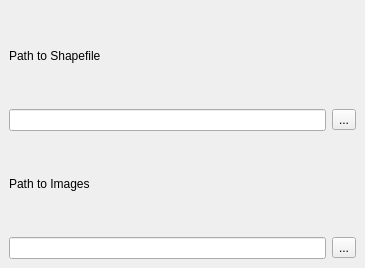
<?xml version="1.0" encoding="UTF-8"?>
<ui version="4.0">
 <class>PanoStreetViewDockWidgetBase</class>
 <widget class="QDockWidget" name="PanoStreetViewDockWidgetBase">
  <property name="geometry">
   <rect>
    <x>0</x>
    <y>0</y>
    <width>365</width>
    <height>268</height>
   </rect>
  </property>
  <property name="windowTitle">
   <string>PanoStreetView</string>
  </property>
  <widget class="QWidget" name="dockWidgetContents">
   <layout class="QGridLayout" name="gridLayout">
    <item row="0" column="0">
     <layout class="QVBoxLayout" name="verticalLayout_2">
      <item>
       <widget class="QLabel" name="label">
        <property name="text">
         <string>Path to Shapefile</string>
        </property>
       </widget>
      </item>
      <item>
       <layout class="QHBoxLayout" name="horizontalLayout">
        <item>
         <widget class="QLineEdit" name="le_shp"/>
        </item>
        <item>
         <widget class="QToolButton" name="tb_shp">
          <property name="text">
           <string>...</string>
          </property>
         </widget>
        </item>
       </layout>
      </item>
      <item>
       <widget class="QLabel" name="label_2">
        <property name="text">
         <string>Path to Images</string>
        </property>
       </widget>
      </item>
      <item>
       <layout class="QHBoxLayout" name="horizontalLayout_2">
        <item>
         <widget class="QLineEdit" name="le_img"/>
        </item>
        <item>
         <widget class="QToolButton" name="tb_img">
          <property name="text">
           <string>...</string>
          </property>
         </widget>
        </item>
       </layout>
      </item>
     </layout>
    </item>
   </layout>
  </widget>
 </widget>
 <resources/>
 <connections/>
</ui>
